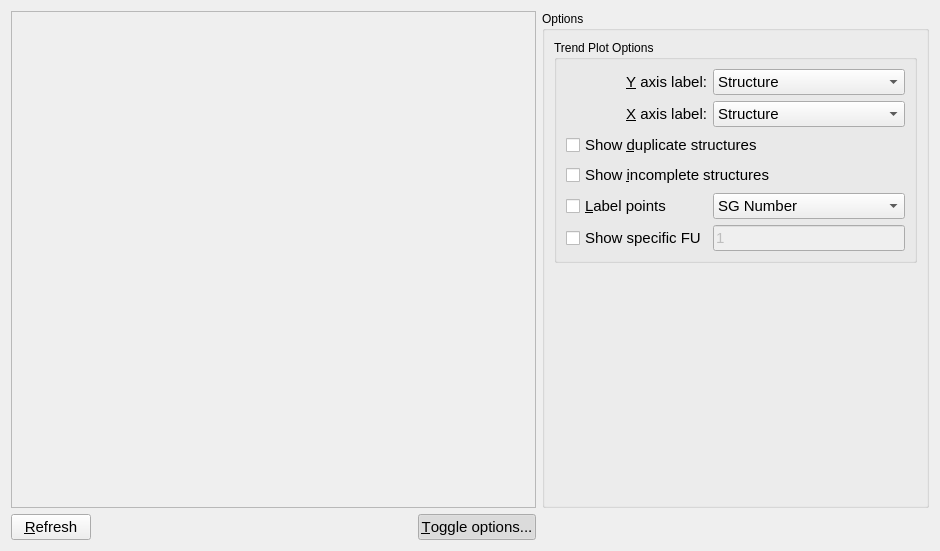
<?xml version="1.0" encoding="UTF-8"?>
<ui version="4.0">
 <class>Tab_Plot</class>
 <widget class="QWidget" name="Tab_Plot">
  <property name="geometry">
   <rect>
    <x>0</x>
    <y>0</y>
    <width>940</width>
    <height>551</height>
   </rect>
  </property>
  <property name="windowTitle">
   <string>Form</string>
  </property>
  <layout class="QGridLayout" name="gridLayout">
   <item row="1" column="0">
    <widget class="QPushButton" name="push_refresh">
     <property name="font">
      <font>
       <pointsize>11</pointsize>
      </font>
     </property>
     <property name="text">
      <string>&amp;Refresh</string>
     </property>
    </widget>
   </item>
   <item row="1" column="1" colspan="2">
    <spacer name="horizontalSpacer_3">
     <property name="orientation">
      <enum>Qt::Horizontal</enum>
     </property>
     <property name="sizeHint" stdset="0">
      <size>
       <width>650</width>
       <height>24</height>
      </size>
     </property>
    </spacer>
   </item>
   <item row="0" column="4">
    <widget class="QGroupBox" name="groupBox">
     <property name="title">
      <string>Options</string>
     </property>
     <layout class="QGridLayout" name="gridLayout_2">
      <item row="0" column="0" colspan="2">
       <widget class="QGroupBox" name="gb_trend">
        <property name="title">
         <string>Trend Plot Options</string>
        </property>
        <layout class="QGridLayout" name="gridLayout_3">
         <item row="0" column="0">
          <widget class="QLabel" name="label_34">
           <property name="font">
            <font>
             <pointsize>11</pointsize>
            </font>
           </property>
           <property name="text">
            <string>&amp;Y axis label:</string>
           </property>
           <property name="alignment">
            <set>Qt::AlignRight|Qt::AlignTrailing|Qt::AlignVCenter</set>
           </property>
           <property name="buddy">
            <cstring>combo_yAxis</cstring>
           </property>
          </widget>
         </item>
         <item row="0" column="1">
          <widget class="QComboBox" name="combo_yAxis">
           <property name="font">
            <font>
             <pointsize>11</pointsize>
            </font>
           </property>
           <item>
            <property name="text">
             <string>Structure</string>
            </property>
           </item>
           <item>
            <property name="text">
             <string>Generation</string>
            </property>
           </item>
           <item>
            <property name="text">
             <string>Enthalpy (eV)</string>
            </property>
           </item>
           <item>
            <property name="text">
             <string>Enthalpy per FU (eV)</string>
            </property>
           </item>
           <item>
            <property name="text">
             <string>Energy (eV)</string>
            </property>
           </item>
           <item>
            <property name="text">
             <string>Vickers Hardness (GPa)</string>
            </property>
           </item>
           <item>
            <property name="text">
             <string>PV enthalpy term (eV)</string>
            </property>
           </item>
           <item>
            <property name="text">
             <string>A</string>
            </property>
           </item>
           <item>
            <property name="text">
             <string>B</string>
            </property>
           </item>
           <item>
            <property name="text">
             <string>C</string>
            </property>
           </item>
           <item>
            <property name="text">
             <string>α</string>
            </property>
           </item>
           <item>
            <property name="text">
             <string>β</string>
            </property>
           </item>
           <item>
            <property name="text">
             <string>γ</string>
            </property>
           </item>
           <item>
            <property name="text">
             <string>Volume</string>
            </property>
           </item>
           <item>
            <property name="text">
             <string>Volume per FU</string>
            </property>
           </item>
           <item>
            <property name="text">
             <string>Formula Units</string>
            </property>
           </item>
          </widget>
         </item>
         <item row="1" column="0">
          <widget class="QLabel" name="label_23">
           <property name="font">
            <font>
             <pointsize>11</pointsize>
            </font>
           </property>
           <property name="text">
            <string>&amp;X axis label:</string>
           </property>
           <property name="alignment">
            <set>Qt::AlignRight|Qt::AlignTrailing|Qt::AlignVCenter</set>
           </property>
           <property name="buddy">
            <cstring>combo_xAxis</cstring>
           </property>
          </widget>
         </item>
         <item row="1" column="1">
          <widget class="QComboBox" name="combo_xAxis">
           <property name="font">
            <font>
             <pointsize>11</pointsize>
            </font>
           </property>
           <item>
            <property name="text">
             <string>Structure</string>
            </property>
           </item>
           <item>
            <property name="text">
             <string>Generation</string>
            </property>
           </item>
           <item>
            <property name="text">
             <string>Enthalpy (eV)</string>
            </property>
           </item>
           <item>
            <property name="text">
             <string>Enthalpy per FU (eV)</string>
            </property>
           </item>
           <item>
            <property name="text">
             <string>Energy (eV)</string>
            </property>
           </item>
           <item>
            <property name="text">
             <string>Vickers Hardness (GPa)</string>
            </property>
           </item>
           <item>
            <property name="text">
             <string>PV enthalpy term (eV)</string>
            </property>
           </item>
           <item>
            <property name="text">
             <string>A</string>
            </property>
           </item>
           <item>
            <property name="text">
             <string>B</string>
            </property>
           </item>
           <item>
            <property name="text">
             <string>C</string>
            </property>
           </item>
           <item>
            <property name="text">
             <string>α</string>
            </property>
           </item>
           <item>
            <property name="text">
             <string>β</string>
            </property>
           </item>
           <item>
            <property name="text">
             <string>γ</string>
            </property>
           </item>
           <item>
            <property name="text">
             <string>Volume</string>
            </property>
           </item>
           <item>
            <property name="text">
             <string>Volume per FU</string>
            </property>
           </item>
           <item>
            <property name="text">
             <string>Formula Units</string>
            </property>
           </item>
          </widget>
         </item>
         <item row="2" column="0" colspan="2">
          <widget class="QCheckBox" name="cb_showDuplicates">
           <property name="font">
            <font>
             <pointsize>11</pointsize>
            </font>
           </property>
           <property name="text">
            <string>Show &amp;duplicate structures</string>
           </property>
          </widget>
         </item>
         <item row="3" column="0" colspan="2">
          <widget class="QCheckBox" name="cb_showIncompletes">
           <property name="font">
            <font>
             <pointsize>11</pointsize>
            </font>
           </property>
           <property name="text">
            <string>Show &amp;incomplete structures</string>
           </property>
          </widget>
         </item>
         <item row="4" column="0">
          <widget class="QCheckBox" name="cb_labelPoints">
           <property name="font">
            <font>
             <pointsize>11</pointsize>
            </font>
           </property>
           <property name="text">
            <string>&amp;Label points</string>
           </property>
          </widget>
         </item>
         <item row="4" column="1">
          <widget class="QComboBox" name="combo_labelType">
           <property name="font">
            <font>
             <pointsize>11</pointsize>
            </font>
           </property>
           <item>
            <property name="text">
             <string>SG Number</string>
            </property>
           </item>
           <item>
            <property name="text">
             <string>SG Symbol</string>
            </property>
           </item>
           <item>
            <property name="text">
             <string>Enthalpy (eV)</string>
            </property>
           </item>
           <item>
            <property name="text">
             <string>Enthalpy per FU (eV)</string>
            </property>
           </item>
           <item>
            <property name="text">
             <string>Energy (eV)</string>
            </property>
           </item>
           <item>
            <property name="text">
             <string>Vickers Hardness (GPa)</string>
            </property>
           </item>
           <item>
            <property name="text">
             <string>PV enthalpy term (eV)</string>
            </property>
           </item>
           <item>
            <property name="text">
             <string>Volume</string>
            </property>
           </item>
           <item>
            <property name="text">
             <string>Generation</string>
            </property>
           </item>
           <item>
            <property name="text">
             <string>Structure #</string>
            </property>
           </item>
           <item>
            <property name="text">
             <string>Structure ID</string>
            </property>
           </item>
           <item>
            <property name="text">
             <string>Formula Units</string>
            </property>
           </item>
          </widget>
         </item>
         <item row="5" column="0">
          <widget class="QCheckBox" name="cb_showSpecifiedFU">
           <property name="font">
            <font>
             <pointsize>11</pointsize>
            </font>
           </property>
           <property name="text">
            <string>Show specific FU</string>
           </property>
          </widget>
         </item>
         <item row="5" column="1">
          <widget class="QLineEdit" name="edit_showSpecifiedFU">
           <property name="enabled">
            <bool>false</bool>
           </property>
           <property name="font">
            <font>
             <pointsize>11</pointsize>
            </font>
           </property>
           <property name="toolTip">
            <string>&lt;html&gt;&lt;head/&gt;&lt;body&gt;&lt;p&gt;Enter the numbers of formula units separated by commas and hyphens to be searched here. The text box will be updated with the program's interpretation of your input after exiting the box or pressing return.&lt;/p&gt;&lt;p&gt;Examples:&lt;/p&gt;&lt;p&gt;1 , 3&lt;/p&gt;&lt;p&gt;1 - 4&lt;/p&gt;&lt;p&gt;1 - 3, 5, 7 - 9&lt;/p&gt;&lt;p&gt;Note: structures may not be shown for a particular formula unit until the second generation begins.&lt;br/&gt;&lt;/p&gt;&lt;/body&gt;&lt;/html&gt;</string>
           </property>
           <property name="text">
            <string>1</string>
           </property>
          </widget>
         </item>
        </layout>
       </widget>
      </item>
      <item row="1" column="0">
       <spacer name="verticalSpacer">
        <property name="orientation">
         <enum>Qt::Vertical</enum>
        </property>
        <property name="sizeHint" stdset="0">
         <size>
          <width>20</width>
          <height>40</height>
         </size>
        </property>
       </spacer>
      </item>
     </layout>
    </widget>
   </item>
   <item row="1" column="3">
    <widget class="QPushButton" name="pushButton">
     <property name="font">
      <font>
       <pointsize>11</pointsize>
      </font>
     </property>
     <property name="text">
      <string>&amp;Toggle options...</string>
     </property>
     <property name="checkable">
      <bool>true</bool>
     </property>
     <property name="checked">
      <bool>true</bool>
     </property>
    </widget>
   </item>
   <item row="0" column="0" colspan="4">
    <widget class="XtalOpt::XtalOptPlot" name="plot">
     <property name="frameShape">
      <enum>QFrame::StyledPanel</enum>
     </property>
     <property name="frameShadow">
      <enum>QFrame::Raised</enum>
     </property>
    </widget>
   </item>
  </layout>
 </widget>
 <customwidgets>
  <customwidget>
   <class>XtalOpt::XtalOptPlot</class>
   <extends>QFrame</extends>
   <header location="global">xtalopt/ui/xtalopt_plot.h</header>
   <container>1</container>
  </customwidget>
 </customwidgets>
 <tabstops>
  <tabstop>combo_yAxis</tabstop>
  <tabstop>combo_xAxis</tabstop>
  <tabstop>cb_showDuplicates</tabstop>
  <tabstop>cb_showIncompletes</tabstop>
  <tabstop>cb_labelPoints</tabstop>
  <tabstop>combo_labelType</tabstop>
  <tabstop>cb_showSpecifiedFU</tabstop>
  <tabstop>edit_showSpecifiedFU</tabstop>
  <tabstop>push_refresh</tabstop>
  <tabstop>pushButton</tabstop>
 </tabstops>
 <resources/>
 <connections>
  <connection>
   <sender>pushButton</sender>
   <signal>toggled(bool)</signal>
   <receiver>groupBox</receiver>
   <slot>setVisible(bool)</slot>
   <hints>
    <hint type="sourcelabel">
     <x>782</x>
     <y>552</y>
    </hint>
    <hint type="destinationlabel">
     <x>983</x>
     <y>283</y>
    </hint>
   </hints>
  </connection>
  <connection>
   <sender>cb_showSpecifiedFU</sender>
   <signal>toggled(bool)</signal>
   <receiver>edit_showSpecifiedFU</receiver>
   <slot>setEnabled(bool)</slot>
   <hints>
    <hint type="sourcelabel">
     <x>798</x>
     <y>259</y>
    </hint>
    <hint type="destinationlabel">
     <x>959</x>
     <y>260</y>
    </hint>
   </hints>
  </connection>
 </connections>
</ui>
